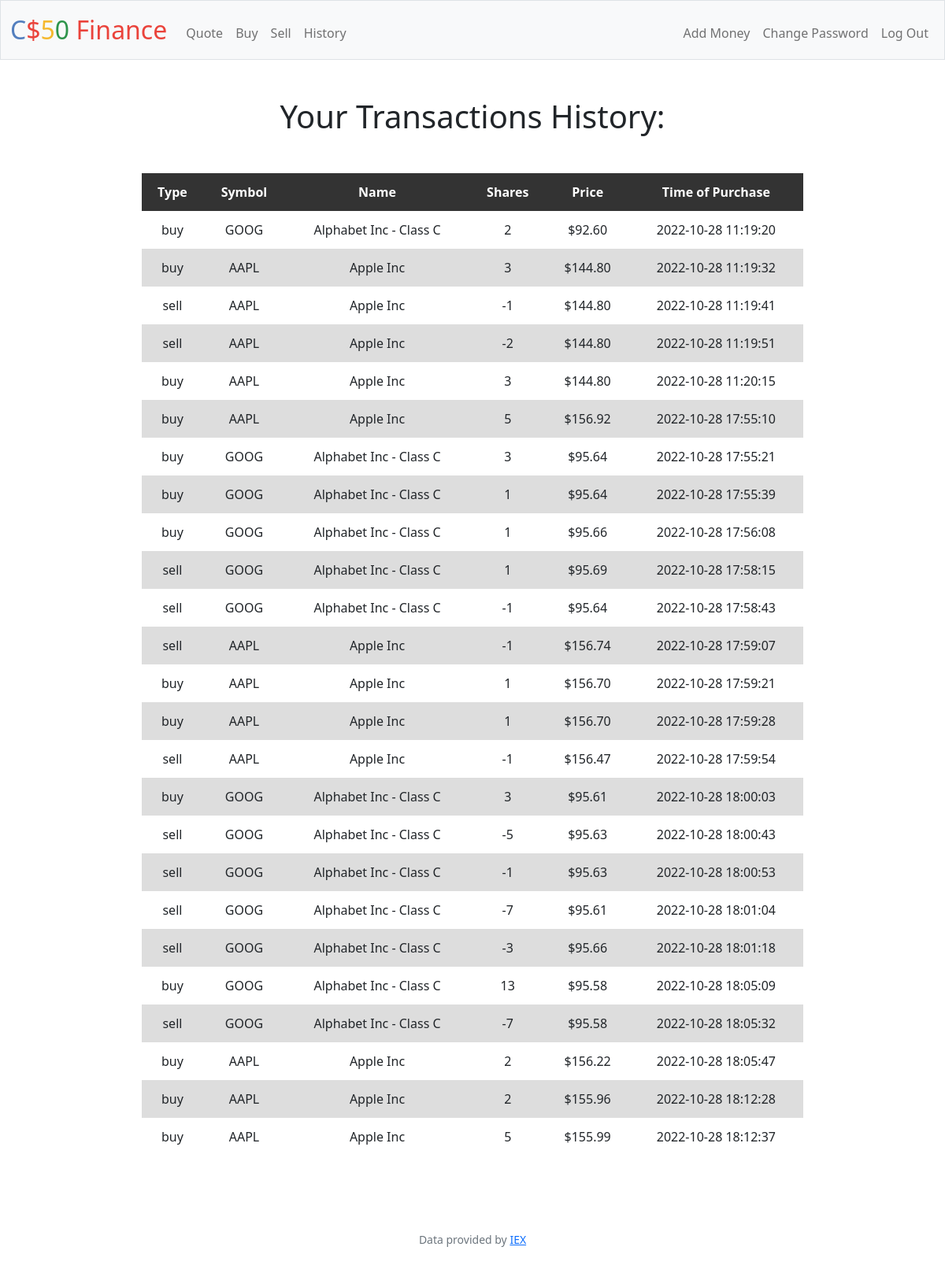
Page /history (signed in) on the earlier database version.
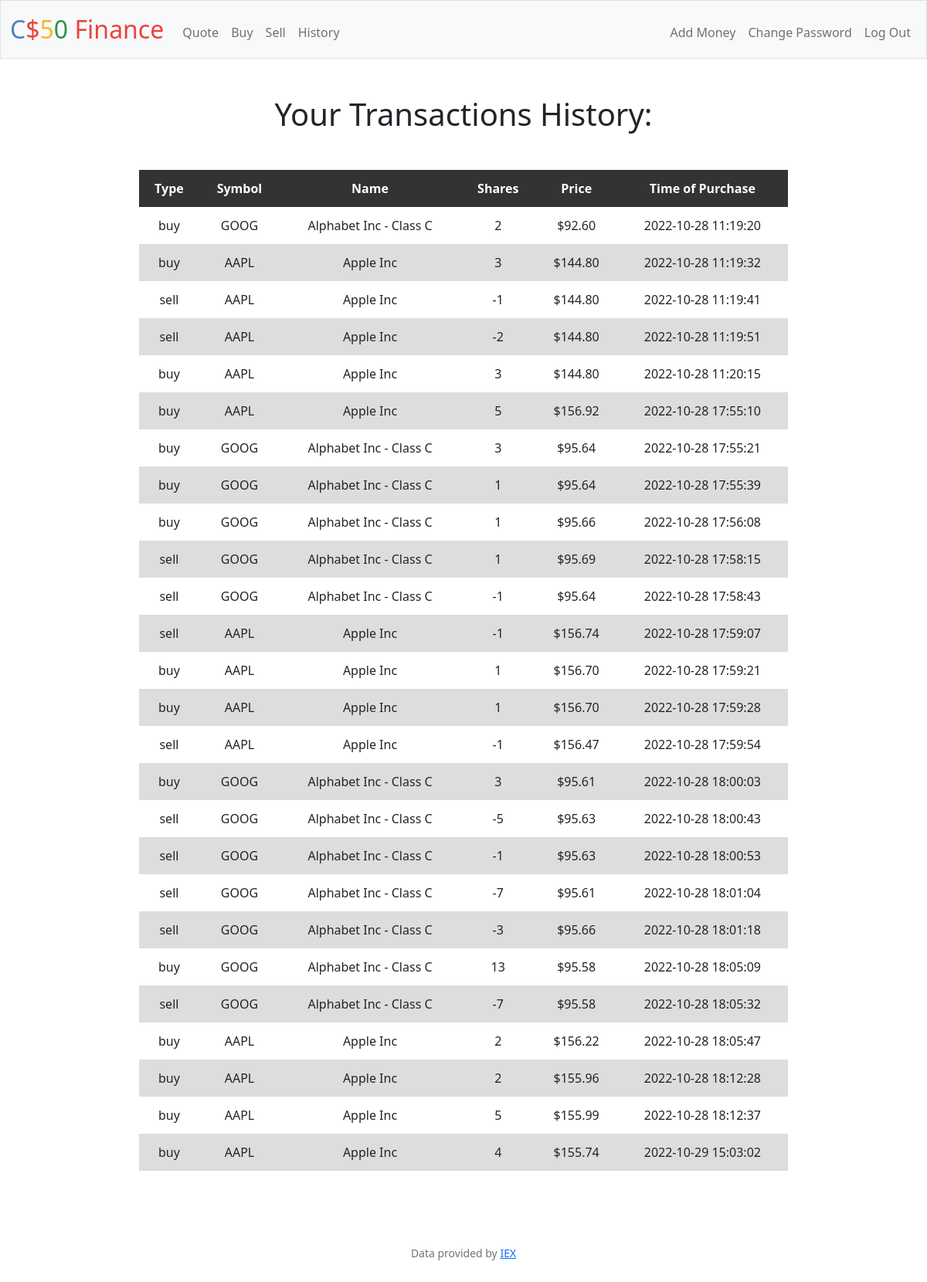
Same page on the later database version.
### tables this page shows
CREATE TABLE 'transactions' ('id' INTEGER PRIMARY KEY AUTOINCREMENT NOT NULL DEFAULT 1 UNIQUE , 'symbol' TEXT NOT NULL, 'shares' INTEGER NOT NULL,'time' DATETIME NOT NULL DEFAULT CURRENT_TIMESTAMP,'price' REAL NOT NULL, 'user_id' INTEGER, 'name' TEXT, 'type' TEXT);

### app.py (the view)
@app.route("/history")
@login_required
def history():
    stocks = db.execute(
        "SELECT type, symbol, name, shares, price, time FROM transactions WHERE user_id = ? ORDER BY time", session["user_id"])
    return render_template("history.html", stocks=stocks)

### app.py (called while the page is built)
@app.after_request
def after_request(response):
    response.headers["Cache-Control"] = "no-cache, no-store, must-revalidate"
    response.headers["Expires"] = 0
    response.headers["Pragma"] = "no-cache"
    return response

### helpers.py (called while the page is built)
def login_required(f):
    @wraps(f)
    def decorated_function(*args, **kwargs):
        if session.get("user_id") is None:
            return redirect("/login")
        return f(*args, **kwargs)
    return decorated_function

def usd(value):
    return f"${value:,.2f}"

### templates/history.html (shortened to what this page needs)
{% extends "layout.html" %}
{% block main %}
    <table>
        <h1>Your Transactions History:</h1>
        <thead>
            <tr>
                <th>Type</th>
                <th>Symbol</th>
                <th>Name</th>
                <th>Shares</th>
                <th>Price</th>
                <th>Time of Purchase</th>
            </tr>
        </thead>
        <tbody>
            {% for stock in stocks %}
            <tr>
                <td>{{ stock.type }}</td>
                <td>{{ stock.symbol }}</td>
                <td>{{ stock.name }}</td>
                <td>{{ stock.shares }}</td>
                <td>{{ stock.price | usd }}</td>
                <td>{{ stock.time }}</td>
            </tr>
            {% endfor %}
        </tbody>
    </table>
{% endblock %}

### templates/layout.html (shortened to what this page needs)
<!DOCTYPE html>
<html lang="en">
    <head>
        <link href="https://cdn.jsdelivr.net/npm/bootstrap@5.1.3/dist/css/bootstrap.min.css" rel="stylesheet">
        <link href="/static/styles.css" rel="stylesheet">
    </head>
    <body>
        <nav class="bg-light border navbar navbar-expand-md navbar-light">
            <div class="container-fluid">
                <a class="navbar-brand" href="/"><span class="blue">C</span><span class="red">$</span><span class="yellow">5</span><span class="green">0</span> <span class="red">Finance</span></a>
                <div class="collapse navbar-collapse" id="navbar">
                    {% if session["user_id"] %}
                        <ul class="navbar-nav me-auto mt-2">
                            <li class="nav-item"><a class="nav-link" href="/quote">Quote</a></li>
                            <li class="nav-item"><a class="nav-link" href="/buy">Buy</a></li>
                            <li class="nav-item"><a class="nav-link" href="/sell">Sell</a></li>
                            <li class="nav-item"><a class="nav-link" href="/history">History</a></li>
                        </ul>
                        <ul class="navbar-nav ms-auto mt-2">
                            <li class="nav-item"><a class="nav-link" href="/add_money">Add Money</a></li>
                            <li class="nav-item"><a class="nav-link" href="/change_password">Change Password</a></li>
                            <li class="nav-item"><a class="nav-link" href="/logout">Log Out</a></li>
                        </ul>
                    {% else %}
                        <ul class="navbar-nav ms-auto mt-2">
                            <li class="nav-item"><a class="nav-link" href="/register">Register</a></li>
                            <li class="nav-item"><a class="nav-link" href="/login">Log In</a></li>
                        </ul>
                    {% endif %}
                </div>
            </div>
        </nav>
        <main class="container-fluid py-5 text-center">
            {% block main %}{% endblock %}
        </main>
        <footer class="mb-5 small text-center text-muted">
            Data provided by <a href="https://iexcloud.io/">IEX</a>
        </footer>
    </body>
</html>

### static/styles.css (style rules this page uses)
nav .navbar-brand { font-size: xx-large; }
nav .navbar-brand .blue { color: #537fbe; }
nav .navbar-brand .red { color: #ea433b; }
nav .navbar-brand .yellow { color: #f5b82e; }
nav .navbar-brand .green { color: #2e944b; }
table { background-color: transparent; margin: 3rem auto; width: 70vw; }
table th, table td, table tfoot { padding: 0.75rem; vertical-align: middle; }
table th, table tfoot { background-color: #333; color: white; }
tbody tr:nth-of-type(even) { background-color: #ddd; }

Differences in the rows shown:
added transactions: type "buy", symbol "AAPL", name "Apple Inc", shares "4", price "$155.74", time "2022-10-29 15:03:02"
